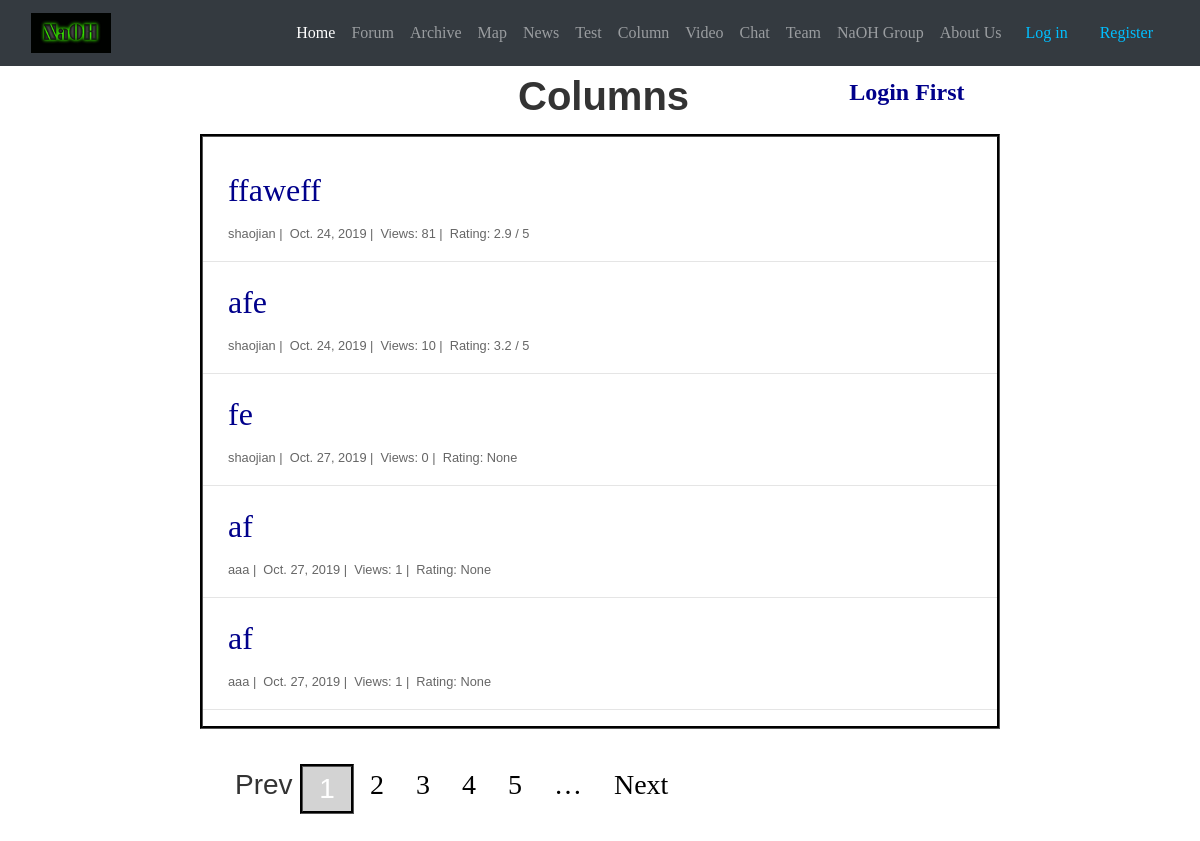
/essays/view/, run on an earlier commit of the app's database.
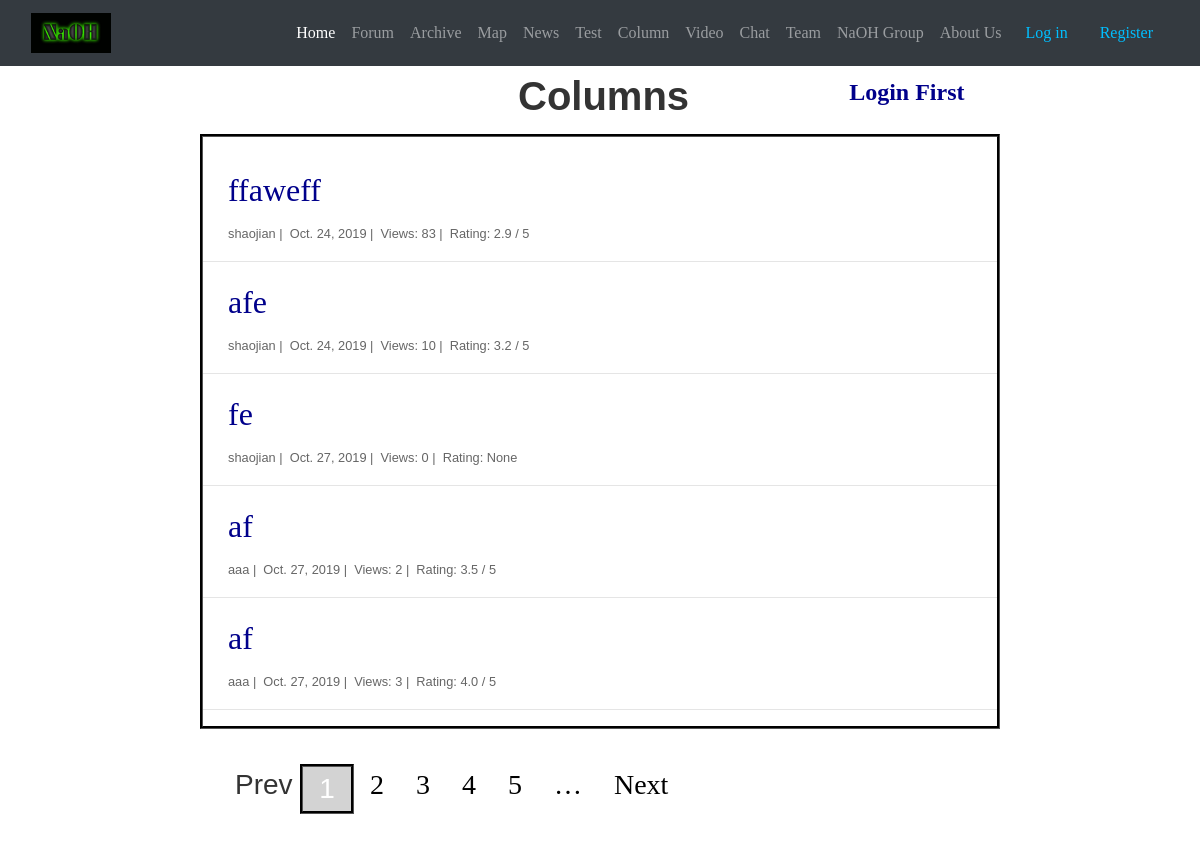
And on a later commit of the database.
### essays/models.py (models this page shows)
class Post(models.Model):
    user = models.ForeignKey(User, on_delete=models.CASCADE)
    title = models.CharField(max_length=128)
    body = models.CharField(max_length=4000)
    created_on = models.DateTimeField(auto_now_add=True)
    count = models.IntegerField(default=0)
    rate = models.FloatField(default=0)
    rate_total = models.FloatField(default=0)
    rate_num = models.IntegerField(default=0)

### essays/views.py (the view)
# urls.py: path("view/", views.view_essays, name="view_essays"),
def view_essays(request):
    language = select_language(request)
    posts = Post.objects.all()
    post_list = Post.objects.all()
    paginator = Paginator(post_list, 5)
    page = request.GET.get('page')
    posts = paginator.get_page(page)
    context = {
        "posts": posts,
        'language': language
    }
    return render(request, "view_essays.html", context)

### cart/context_processors.py (called while the page is built)
def select_language(request):
    language = 'English'
    if request.user.is_authenticated:
        if request.session.get(request.user.username, None) == None:
            request.session[request.user.username] = 'Chinese'
        language = request.session[request.user.username]
    return language

def cart(request):
	return {'cart': Cart(request), 'language': select_language(request)}

### essays/views.py (called while the page is built)
def select_language(request):
    language = 'English'
    if request.user.is_authenticated:
        if request.session.get(request.user.username, None) == None:
            request.session[request.user.username] = 'Chinese'
        language = request.session[request.user.username]
    return language

### essays/templates/view_essays.html (shortened to what this page needs)
{% extends "base.html" %}
{% block page_content %}
{% load static %}
<div style="width: 800px; margin: 0 auto;">
<div>
{% if user.is_authenticated %}
  {% if language == "Chinese" %}
      <div class="row">
        <h1 style="margin-left: 333px; margin-right: 270px;font-weight: bold;">专栏</h1>
        {% if user.is_authenticated %}
            <a style="color: #00008B;" class="navbar-brand" href="{% url 'post_essay' %}">新建文章</a>
        {% else %}
            <a style="color: #00008B;" class="navbar-brand" href="{% url 'login' %}">登录发帖</a>
        {% endif %}
    </div>
  {% else %}
      <div class="row">
        <h1 style="margin-left: 333px; margin-right: 160px; font-weight: bold;">Columns</h1>
        {% if user.is_authenticated %}
            <a style="color: #00008B;" class="navbar-brand" href="{% url 'post_essay' %}">New Column</a>
        {% else %}
            <a style="color: #00008B;" class="navbar-brand" href="{% url 'login' %}">Login First</a>
        {% endif %}
    </div>
  {% endif %}
{% else %}
    <div class="row">
        <h1 style="margin-left: 333px; margin-right: 160px;font-weight: bold;">Columns</h1>
        {% if user.is_authenticated %}
            <a style="color: #00008B;" class="navbar-brand" href="{% url 'post_essay' %}">New Column</a>
        {% else %}
            <a style="color: #00008B;" class="navbar-brand" href="{% url 'login' %}">Login First</a>
        {% endif %}
    </div>
{% endif %}
</div>
<div style="border-style: groove; border-color: black;">
<br>
{% for post in posts %}
    <h2 style="width: 700px;word-wrap: break-word;
    white-space: normal;margin-left: 25px; margin-right: 25px;" ><a style="color: #00008B;" href="{% url 'essay_details' post.pk%}">{{ post.title }}</a></h2>
    <small style="margin-left: 25px; margin-right: 25px;">
        {{ post.user }} |&nbsp;
        {{ post.created_on.date }} |&nbsp;
        Views: {{ post.count }} |&nbsp;
        {% ifequal post.rate 0 %}
        Rating: None
        {% else %}
        Rating: {{ post.rate }} / 5
        {% endifequal %}
    </small>
    <hr>
{% endfor %}
</div>
</div>
<br>
<div id="page" style="width: 800px; margin: 0 auto; ">
{% if posts.has_other_pages %}
  <ul class="pagination" style="margin-left: 35px;">
    {% if posts.has_previous %}
     <h3> <li><a href="?page={{ posts.previous_page_number }}">Prev</a></li></h3>
    {% else %}
      <h3><li class="disabled"><span>Prev&nbsp;</span></li></h3>
    {% endif %}
    {% for i in posts.paginator.page_range %}
        {% if posts.number == i %}
            <h3 style="border-style: groove; border-color: black;"><li class="active"><span>{{ i }}</span></li></h3>
        {% elif i > posts.number|add:'-5' and i < posts.number|add:'5' %}
            <h3><li><a href="?page={{ i }}">{{ i }}</a></li></h3>
        {% endif %}
    {% endfor %}
    {% if posts.paginator.num_pages > posts.number|add:'4' %}
        <h3><li><a href="?page={{ posts.number|add:'5' }}">&hellip;</a></li></h3>
    {% endif %}
    {% if posts.has_next %}
       <h3><li><a href="?page={{ posts.next_page_number }}">Next</a></li></h3>
    {% else %}
       <h3><li class="disabled"><span>&nbsp;Next</span></li></h3>
    {% endif %}
  </ul>
{% endif %}
</div>
<br>
{% endblock %}

### NaOH_camp/templates/base.html (shortened to what this page needs)
{% load static %}
<link rel="stylesheet" href={%static "css/style.css" %}>
<html lang="zh">
<head>
</head>
<body>
{% if user.is_authenticated %}
{% if language == "Chinese" %}
<nav class="navbar navbar-expand-lg navbar-dark bg-dark static-top">
  <div class="container">
    <a class="navbar-brand" href="{% url 'home' %}">
          <img class="logo" src="{% static "img/NaOH.png" %}">
    </a>
    <button class="navbar-toggler" type="button" data-toggle="collapse" data-target="#navbarResponsive" aria-controls="navbarResponsive" aria-expanded="false" aria-label="Toggle navigation">
          <span class="navbar-toggler-icon"></span>
        </button>
    <div class="collapse navbar-collapse" id="navbarResponsive">
      <ul class="navbar-nav ml-auto">
          <li class="nav-item">
            <a class="nav-link active" href="{% url 'home' %}">主页</a>
          </li>
          <li class="nav-item">
            <a class="nav-link" href="{% url 'blog_index' %}">论坛</a>
          </li>
          <li class="nav-item">
            <a class="nav-link" href="{% url 'project_index' %}">档案馆</a>
          </li>
          <li class="nav-item">
            <a class="nav-link" href="{% url 'map' %}">地图池</a>
          </li>
          <li class="nav-item">
            <a class="nav-link" href="{% url 'news' %}">新闻</a>
          </li>
          <li class="nav-item">
            <a class="nav-link" href="{% url 'data_predict' %}">测试</a>
          </li>
          <li class="nav-item">
            <a class="nav-link" href="{% url 'view_essays' %}">专栏</a>
          </li>
          <li class="nav-item">
            <a class="nav-link" href="{% url 'view_videos' %}">视频</a>
          </li>
          <li class="nav-item">
            <a class="nav-link" href="{% url 'chat_index' %}">聊天室</a>
          </li>
          <li class="nav-item">
            <a class="nav-link" href="{% url 'info_team' %}">战队简介</a>
          </li>
          <li class="nav-item">
            <a class="nav-link" href="{% url 'info_index' %}">烧碱集团</a>
          </li>
          <li class="nav-item">
            <a class="nav-link" href="{% url 'author_index' %}">关于我们</a>
          </li>
          <li class="nav-item">
            <a class="nav-link" href="{% url 'setting' %}">设置</a>
          </li>
        </ul>
    </div>
    {% if not user.is_authenticated %}
        <a  id = "a1" class="nav-link" href="{% url 'login' %}" style="color: #00BFFF;">登录</a>
        <a id = "a2" class="nav-link" href="{% url 'register' %}" style="color: #00BFFF;">注册</a>
    {% else %}
        <a id = "a3" class="nav-link" href="{% url 'logout' %}" style="color: #00BFFF;">退出</a>
    {% endif %}
  </div>
</nav>
{% else %}
<nav class="navbar navbar-expand-lg navbar-dark bg-dark static-top">
  <div class="container">
    <a class="navbar-brand" href="{% url 'home' %}">
          <img class="logo" src="{% static "img/NaOH.png" %}">
    </a>
    <button class="navbar-toggler" type="button" data-toggle="collapse" data-target="#navbarResponsive" aria-controls="navbarResponsive" aria-expanded="false" aria-label="Toggle navigation">
          <span class="navbar-toggler-icon"></span>
        </button>
    <div class="collapse navbar-collapse" id="navbarResponsive">
      <ul class="navbar-nav ml-auto">
          <li class="nav-item">
            <a class="nav-link active" href="{% url 'home' %}">Home</a>
          </li>
          <li class="nav-item">
            <a class="nav-link" href="{% url 'blog_index' %}">Forum</a>
          </li>
          <li class="nav-item">
            <a class="nav-link" href="{% url 'project_index' %}">Archive</a>
          </li>
          <li class="nav-item">
            <a class="nav-link" href="{% url 'map' %}">Map</a>
          </li>
          <li class="nav-item">
            <a class="nav-link" href="{% url 'news' %}">News</a>
          </li>
          <li class="nav-item">
            <a class="nav-link" href="{% url 'data_predict' %}">Test</a>
          </li>
          <li class="nav-item">
            <a class="nav-link" href="{% url 'view_essays' %}">Column</a>
          </li>
          <li class="nav-item">
            <a class="nav-link" href="{% url 'view_videos' %}">Video</a>
          </li>
          <li class="nav-item">
            <a class="nav-link" href="{% url 'chat_index' %}">Chat</a>
          </li>
          <li class="nav-item">
            <a class="nav-link" href="{% url 'info_team' %}">Team</a>
          </li>
          <li class="nav-item">
            <a class="nav-link" href="{% url 'info_index' %}">NaOH Group</a>
          </li>
          <li class="nav-item">
            <a class="nav-link" href="{% url 'author_index' %}">About Us</a>
          </li>
          <li class="nav-item">
            <a class="nav-link" href="{% url 'setting' %}">Setting</a>
          </li>
        </ul>
    </div>
    {% if not user.is_authenticated %}
        <a  id = "a1" class="nav-link" href="{% url 'login' %}" style="color: #00BFFF;">Log in</a>
        <a id = "a2" class="nav-link" href="{% url 'register' %}" style="color: #00BFFF;">Register</a>
    {% else %}
        <a id = "a3" class="nav-link" href="{% url 'logout' %}" style="color: #00BFFF;">Exit</a>
    {% endif %}
  </div>
</nav>
{% endif %}
{% else %}
<nav class="navbar navbar-expand-lg navbar-dark bg-dark static-top">
  <div class="container">
    <a class="navbar-brand" href="{% url 'home' %}">
          <img class="logo" src="{% static "img/NaOH.png" %}">
    </a>
    <div class="collapse navbar-collapse" id="navbarResponsive">
      <ul class="navbar-nav ml-auto">
          <li class="nav-item">
            <a class="nav-link active" href="{% url 'home' %}">Home</a>
          </li>
          <li class="nav-item">
            <a class="nav-link" href="{% url 'blog_index' %}">Forum</a>
          </li>
          <li class="nav-item">
            <a class="nav-link" href="{% url 'project_index' %}">Archive</a>
          </li>
          <li class="nav-item">
            <a class="nav-link" href="{% url 'map' %}">Map</a>
          </li>
          <li class="nav-item">
            <a class="nav-link" href="{% url 'news' %}">News</a>
          </li>
          <li class="nav-item">
            <a class="nav-link" href="{% url 'data_predict' %}">Test</a>
          </li>
          <li class="nav-item">
            <a class="nav-link" href="{% url 'view_essays' %}">Column</a>
          </li>
          <li class="nav-item">
            <a class="nav-link" href="{% url 'view_videos' %}">Video</a>
          </li>
          <li class="nav-item">
            <a class="nav-link" href="{% url 'chat_index' %}">Chat</a>
          </li>
          <li class="nav-item">
            <a class="nav-link" href="{% url 'info_team' %}">Team</a>
          </li>
          <li class="nav-item">
            <a class="nav-link" href="{% url 'info_index' %}">NaOH Group</a>
          </li>
          <li class="nav-item">
            <a class="nav-link" href="{% url 'author_index' %}">About Us</a>
          </li>
        </ul>
    </div>
    {% if not user.is_authenticated %}
        <a  id = "a1" class="nav-link" href="{% url 'login' %}" style="color: #00BFFF;">Log in</a>
        <a id = "a2" class="nav-link" href="{% url 'register' %}" style="color: #00BFFF;">Register</a>
    {% else %}
        <a id = "a3" class="nav-link" href="{% url 'logout' %}" style="color: #00BFFF;">Exit</a>
    {% endif %}
  </div>
</nav>
{% endif %}
<div class="container">
    {% block page_content %}{% endblock %}
</div>
</body>
</html>

### NaOH_camp/templates/base.html (style rules this page uses)
.logo { width: 80px; height: 40px; margin-right: 13px; display: block; }
#a1, #a2, #a3 { color: #0080FF; }
a { font-family: 'Libre Baskerville', serif; }

### essays/templates/view_essays.html (style rules this page uses)
.pagination a { color: black; padding: 6px 16px; }
.pagination .active { background-color: lightgray; padding: 1px 16px; color: white; }
#page h3 { margin-top: 6px; }

What changed in the data, as far as the page shows it:
changed Post "ffaweff": count "81" → "83"
changed Post (number 4 of 5 on the later page): count "1" → "2"; rate (not shown) → "3.5"; text "Rating: None" → "Rating: / 5"
changed Post (number 5 of 5 on the later page): count "1" → "3"; rate (not shown) → "4.0"; text "Rating: None" → "Rating: / 5"
